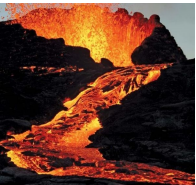
#> input picture LavaDetection/test/lava1.jpg, 196 x 185 px
$ python -i run.py   (imports and definitions only)
#> lines starting #> are read from the running program, lines starting #| are printed output that depends on the picture; after the words box and inside, x2 and y2 are one past the last pixel; in counts of white or black regions, pixels touching at a corner belong together
import cv2
import numpy as np

def solution(image_path):
    ############################
    ############################
#> called with image_path = '../LavaDetection/test/lava1.jpg'
    canvas = cv2.imread(image_path)
#> canvas is the input picture: shape (185, 196, 3); mean B, G, R 38.4, 53.7, 95.9
    padding = 50
    (h, w) = canvas.shape[:2]
#> h = 185; w = 196

    new_h = h + 2 * padding
#> new_h = 285
    new_w = w + 2 * padding
#> new_w = 296
    image = np.ones((new_h, new_w, 3), dtype=np.uint8) * 255

    x_offset = padding
    y_offset = padding

    image[y_offset:y_offset + h, x_offset:x_offset + w] = canvas
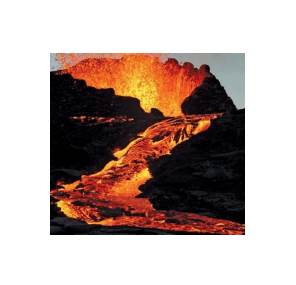
#> image: shape (285, 296, 3); mean B, G, R 161.9, 168.5, 186.6

    gray_scale = cv2.cvtColor(image, cv2.COLOR_BGR2GRAY)
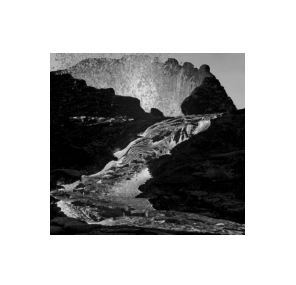
#> gray_scale: shape (285, 296); min 0, max 255, mean 173.1
    gray_scale = cv2.bitwise_not(gray_scale)
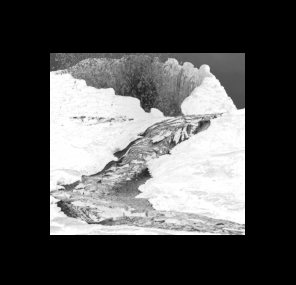
#> gray_scale: shape (285, 296); min 0, max 255, mean 81.9

    _, inverted = cv2.threshold(gray_scale, 0, 255, cv2.THRESH_BINARY)
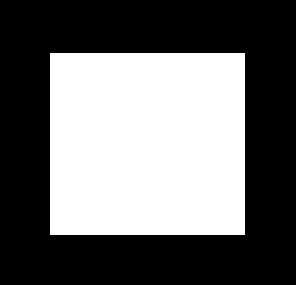
#> inverted: shape (285, 296); 42.1% white; 1 white region, box (x1, y1, x2, y2) and area: (50, 53, 245, 235) 35490
    edges = cv2.Canny(inverted, threshold1=50, threshold2=100)
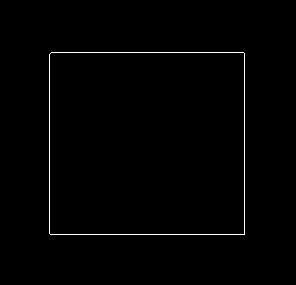
#> edges: shape (285, 296); 0.89% white in thin lines or dots, all inside (x1, y1, x2, y2) = (49, 52, 245, 235)
    detected_lines = cv2.HoughLinesP(edges, 1, np.pi / 180, 80, minLineLength=80, maxLineGap=10)
#> detected_lines = [[50, 234, 244, 234], [49, 233, 49, 54], [51, 52, 243, 52], [244, 233, 244, 53]]
    if detected_lines is not None:
        angles = [np.degrees(np.arctan2(y2 - y1, x2 - x1)) for line in detected_lines for x1, y1, x2, y2 in [line[0]]]
#> angles = [0, -90, 0, -90]

        unique_angles, counts = np.unique(angles, return_counts=True)
#> unique_angles = [-90, 0]; counts = [2, 2]
        angle = unique_angles[np.argmax(counts)]
#> angle = -90

        line = detected_lines[0][0]
#> line = [50, 234, 244, 234]
        mid_x = (line[0] + line[2]) // 2
#> mid_x = 147
        mid_y = (line[1] + line[3]) // 2
#> mid_y = 234
        roi_size = 5
        roi_x1 = max(mid_x - roi_size // 2, 0)
#> roi_x1 = 145
        roi_x2 = min(mid_x + roi_size // 2, gray_scale.shape[1])
#> roi_x2 = 149
        roi_y1 = max(mid_y - roi_size // 2, 0)
#> roi_y1 = 232
        roi_y2 = min(mid_y, gray_scale.shape[0])
#> roi_y2 = 234

        roi_upward = gray_scale[roi_y1:roi_y2, roi_x1:roi_x2]
#> roi_upward = [[254, 249, 252, 253], [242, 246, 249, 239]]

        nonZero_pixels = cv2.countNonZero(roi_upward)
#> nonZero_pixels = 8
        if nonZero_pixels > 0:
            angle = angle - 180
#> angle = -270

        image_height, image_width = image.shape[:2]
#> image_height = 285; image_width = 296
        center_point = (image_width // 2, image_height // 2)
#> center_point = (148, 142)
        rotation_matrix = cv2.getRotationMatrix2D(center_point, angle, 1.0)
#> rotation_matrix = [[-1.84e-16, 1, 6], [-1, -1.84e-16, 290]]
        rotated = cv2.warpAffine(image, rotation_matrix, (image_width, image_height),flags=cv2.INTER_LINEAR, borderMode=cv2.BORDER_REPLICATE)
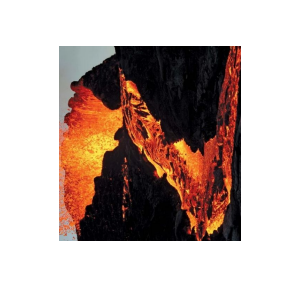
#> rotated: shape (285, 296, 3); mean B, G, R 161.9, 168.5, 186.6

        return rotated
    ############################
    ############################
    ## comment the line below before submitting else your code wont be executed##
    # pass

>>> result = solution('../LavaDetection/test/lava1.jpg')
